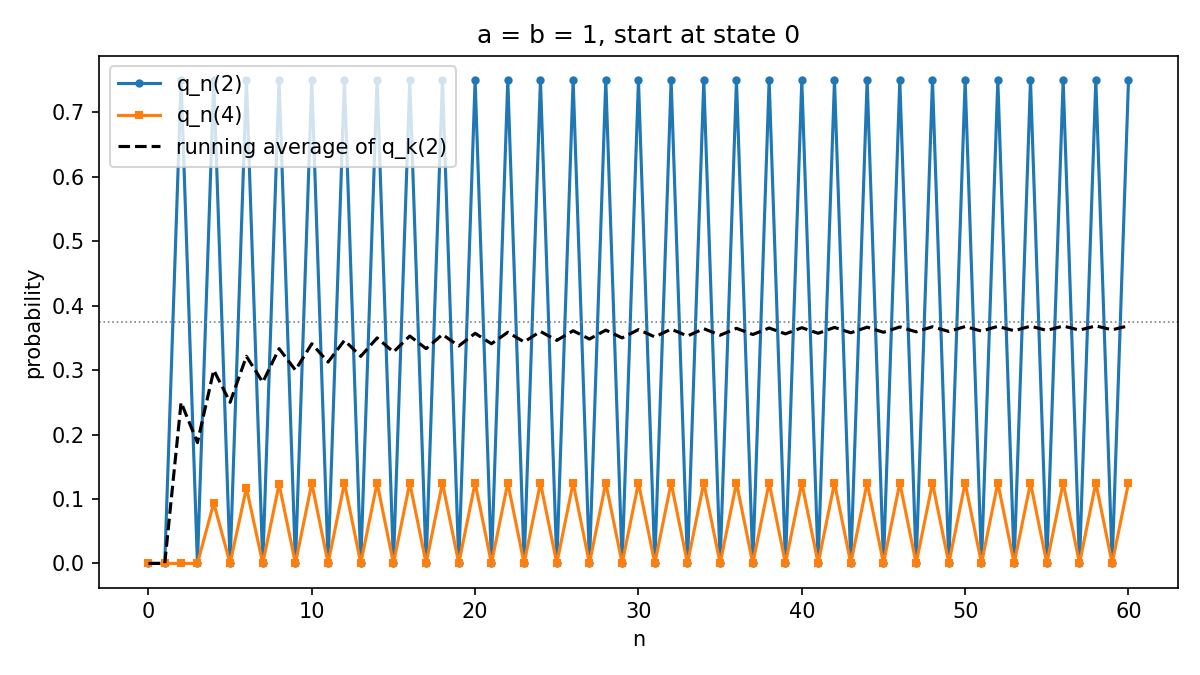

Source code (Python):
import numpy as np
import matplotlib.pyplot as plt

a, b = 1, 1

p = np.zeros((5, 5))
for k in range(5):
    if k < 4:
        p[k, k + 1] = a * (4 - k) / 4
    if k > 0:
        p[k, k - 1] = b * k / 4
    p[k, k] = 1 - p[k].sum()

N = 60
q = np.zeros((N + 1, 5))
q[0, 0] = 1
for n in range(N):
    q[n + 1] = q[n] @ p

running_avg = np.cumsum(q[:, 2]) / np.arange(1, N + 2)

np.set_printoptions(precision=6, suppress=True)
print("p =")
print(p)
print("q50 =", q[50])
print("q51 =", q[51])
print("avg of q_k(2), k <= 60:", running_avg[N])

eps = 2.0 ** -(N + 1)
print("formula q60:", np.array([1/8 + eps, 0, 3/4, 0, 1/8 - eps]))
print("formula q51:", np.array([0, 1/2 + 2.0**-51, 0, 1/2 - 2.0**-51, 0]))

n = np.arange(N + 1)
plt.figure(figsize=(8, 4.5))
plt.plot(n, q[:, 2], "o-", ms=3, label="q_n(2)")
plt.plot(n, q[:, 4], "s-", ms=3, label="q_n(4)")
plt.plot(n, running_avg, "k--", label="running average of q_k(2)")
plt.axhline(3 / 8, color="gray", ls=":", lw=0.8)
plt.xlabel("n")
plt.ylabel("probability")
plt.title("a = b = 1, start at state 0")
plt.legend()
plt.tight_layout()
plt.savefig("HW5 problem 1b.png", dpi=150)
